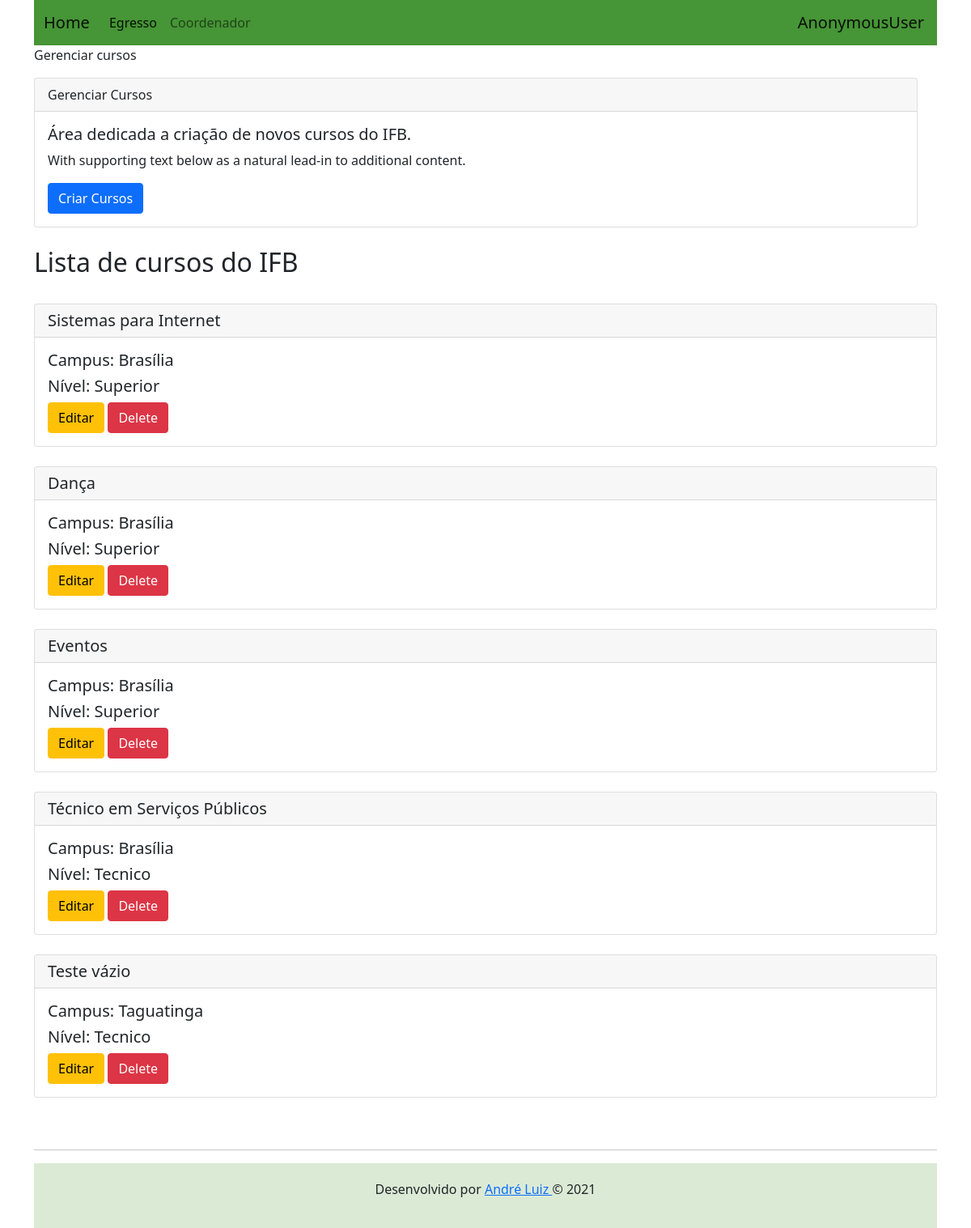
Screenshot of /gerenciarcurso/ with the database file from the repository.
### perfis/models.py (models this page shows, shortened)
class Curso(models.Model):
    NIVEL_CHOICES = (
        ('Superior', 'Superior (Bacharelado / Licenciatura)'),
        ('Superior', 'Superior (Tecnologia)'),
        ('Tecnico', 'Técnico (Integrado)'),
        ('Tecnico', 'Técnico(Subsequente)'),
    )
    nome = models.CharField(max_length=255, null=False)
    nivel = models.CharField(max_length=255, choices=NIVEL_CHOICES, null=False)
    campus = models.CharField(max_length=255, null=False)

### usuarios/views.py (the view)
# urls.py: path('gerenciarcurso/', GerenciarCursosView.as_view(), name='gerenciarcurso'),
class GerenciarCursosView(ListView):
    models = Curso
    template_name = 'gerenciar_cursos.html'
    queryset = Curso.objects.all()
    context_object_name = 'listarcursos'

### usuarios/templates/gerenciar_cursos.html
{% extends "base.html" %}
{% block body %}
<p>Gerenciar cursos</p>
<div class="row">
    <div class="col-lg-12">
        <div class="card">
            <div class="card-header">
                Gerenciar Cursos
            </div>
            <div class="card-body">
              <h5 class="card-title">Área dedicada a criação de novos cursos do IFB.</h5>
              <p class="card-text">With supporting text below as a natural lead-in to additional content.</p>
              <a href="/criarcurso" class="btn btn-primary">Criar Cursos</a>
            </div>
        </div>
        <br>
    </div>
</div>
<div class="col-lg-12">
    <h2>Lista de cursos do IFB</h2>
    <br>
    {% for listarcurso in listarcursos %}
    <div class="card">
        <h5 class="card-header">{{listarcurso.nome}}</h5>
        <div class="card-body">
          <h5 class="card-title">Campus: {{listarcurso.campus}}</h5>
          <h5 class="card-title">Nível: {{listarcurso.nivel}}</h5>
            <a class="btn btn-warning" href="{% url 'upd_curso' listarcurso.pk%}">Editar</a>
            <a class="btn btn-danger" href="{% url 'del_curso' listarcurso.pk%}">Delete</a>
        </div>
    </div>
    <br>
    {% endfor %}
</div>
{% endblock %}

### rows the page displays
Curso: nome "Sistemas para Internet", campus "Brasília", nivel "Superior"
Curso: nome "Dança", campus "Brasília", nivel "Superior"
Curso: nome "Eventos", campus "Brasília", nivel "Superior"
Curso: nome "Técnico em Serviços Públicos", campus "Brasília", nivel "Tecnico"
Curso: nome "Teste vázio", campus "Taguatinga", nivel "Tecnico"

### other values shown
{{ request.user }} "AnonymousUser"
